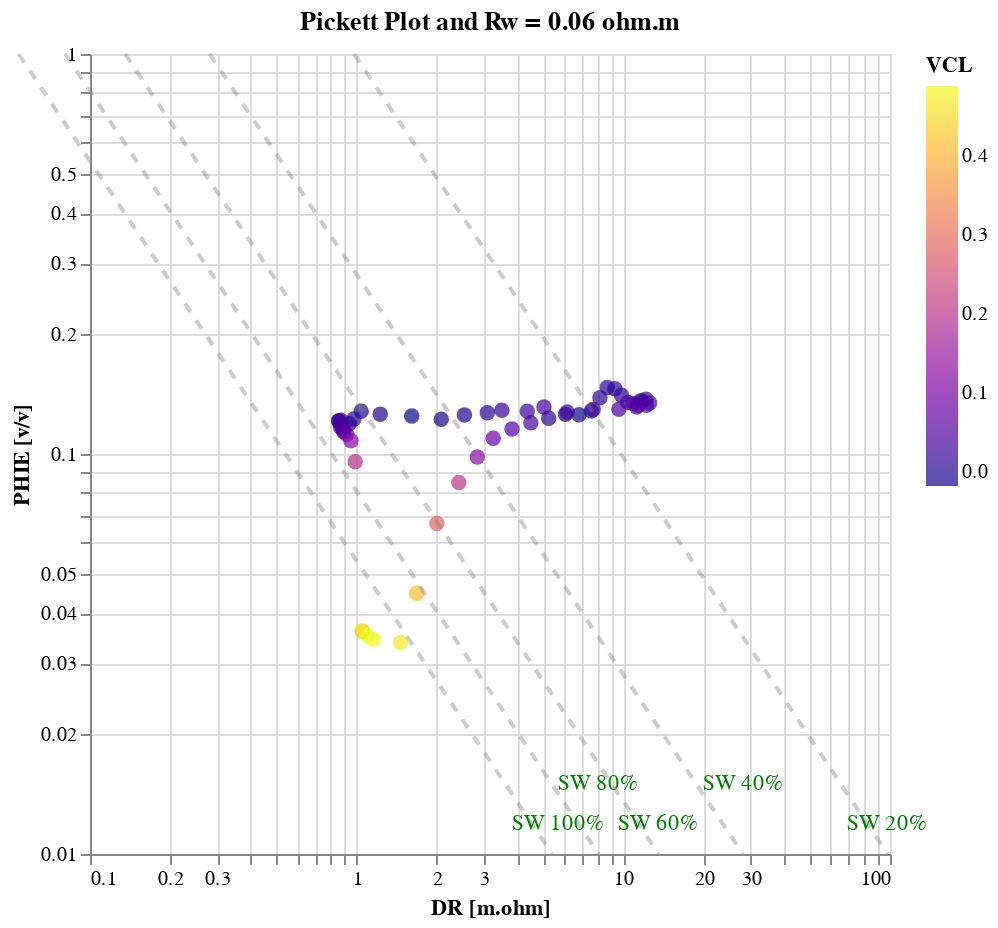

Here is the notebook cell this chart was saved with:
### Markdown cell above
#### **8.1.2. Choose the Water Resistivity**

### Code cell
pickett_plot(logs_archie, 4320, 4350, x_range=[0.1, 100], y_range=[0.01, 1], vcl_limit = 0.5, a = a, rwa = rw_input, m = m, n = n, z = "VCL")

### Figure 1 — Vega-Lite specification as saved in the notebook (floating-point values rounded to 4 significant figures)
{"config": {"view": {"continuousWidth": 300, "continuousHeight": 300}}, "layer": [{"data": {"name": "data-d427a9472072e1128eab91ca2d77f40e"}, "mark": {"type": "circle", "size": 60}, "encoding": {"color": {"field": "VCL", "scale": {"scheme": "plasma"}, "title": "VCL", "type": "quantitative"}, "tooltip": [{"field": "DEPT", "type": "quantitative"}, {"field": "DR", "type": "quantitative"}, {"field": "PHIE", "type": "quantitative"}, {"field": "VCL", "type": "quantitative"}], "x": {"field": "DR", "scale": {"domain": [0.1, 100], "type": "log"}, "title": "DR [m.ohm]", "type": "quantitative"}, "y": {"field": "PHIE", "scale": {"domain": [0.01, 1], "type": "log"}, "title": "PHIE [v/v]", "type": "quantitative"}}, "title": "Pickett Plot and Rw = 0.06 ohm.m"}, {"layer": [{"layer": [{"data": {"name": "data-1ac3cf76e20587fa21fcf646ceb8028e"}, "mark": {"type": "line", "opacity": 0.4}, "encoding": {"color": {"value": "grey"}, "strokeDash": {"value": [5, 5]}, "x": {"field": "DR", "type": "quantitative"}, "y": {"field": "PHIE", "type": "quantitative"}}, "title": "SW 100%", "transform": [{"calculate": "'SW 100%'", "as": "SW_label"}]}, {"data": {"name": "data-c7dc5cb1f04d2ddcb9721a290a088066"}, "mark": {"type": "text", "align": "left", "baseline": "middle", "dx": -20, "dy": -15}, "encoding": {"color": {"value": "green"}, "text": {"value": "SW 100%"}, "x": {"field": "DR", "type": "quantitative"}, "y": {"field": "PHIE", "type": "quantitative"}}}]}, {"layer": [{"data": {"name": "data-68c0cff4360d92f1d3dcafbdf5b81e91"}, "mark": {"type": "line", "opacity": 0.4}, "encoding": {"color": {"value": "grey"}, "strokeDash": {"value": [5, 5]}, "x": {"field": "DR", "type": "quantitative"}, "y": {"field": "PHIE", "type": "quantitative"}}, "title": "SW 80%", "transform": [{"calculate": "'SW 80%'", "as": "SW_label"}]}, {"data": {"name": "data-2e7f2af38a02a0be819322ac5a5b8608"}, "mark": {"type": "text", "align": "left", "baseline": "middle", "dx": -20, "dy": -35}, "encoding": {"color": {"value": "green"}, "text": {"value": "SW 80%"}, "x": {"field": "DR", "type": "quantitative"}, "y": {"field": "PHIE", "type": "quantitative"}}}]}, {"layer": [{"data": {"name": "data-8672d35ad67475c8448b70437e528005"}, "mark": {"type": "line", "opacity": 0.4}, "encoding": {"color": {"value": "grey"}, "strokeDash": {"value": [5, 5]}, "x": {"field": "DR", "type": "quantitative"}, "y": {"field": "PHIE", "type": "quantitative"}}, "title": "SW 60%", "transform": [{"calculate": "'SW 60%'", "as": "SW_label"}]}, {"data": {"name": "data-b8e8577e4607ef3c72255601b073f35f"}, "mark": {"type": "text", "align": "left", "baseline": "middle", "dx": -20, "dy": -15}, "encoding": {"color": {"value": "green"}, "text": {"value": "SW 60%"}, "x": {"field": "DR", "type": "quantitative"}, "y": {"field": "PHIE", "type": "quantitative"}}}]}, {"layer": [{"data": {"name": "data-07dd6ba6c5e464bc7dee5a7d34c8f16c"}, "mark": {"type": "line", "opacity": 0.4}, "encoding": {"color": {"value": "grey"}, "strokeDash": {"value": [5, 5]}, "x": {"field": "DR", "type": "quantitative"}, "y": {"field": "PHIE", "type": "quantitative"}}, "title": "SW 40%", "transform": [{"calculate": "'SW 40%'", "as": "SW_label"}]}, {"data": {"name": "data-e56ff09aa35f6daf5dad6ba84b7937bf"}, "mark": {"type": "text", "align": "left", "baseline": "middle", "dx": -20, "dy": -35}, "encoding": {"color": {"value": "green"}, "text": {"value": "SW 40%"}, "x": {"field": "DR", "type": "quantitative"}, "y": {"field": "PHIE", "type": "quantitative"}}}]}, {"layer": [{"data": {"name": "data-21aecd33715eb5daa263d72851e702b2"}, "mark": {"type": "line", "opacity": 0.4}, "encoding": {"color": {"value": "grey"}, "strokeDash": {"value": [5, 5]}, "x": {"field": "DR", "type": "quantitative"}, "y": {"field": "PHIE", "type": "quantitative"}}, "title": "SW 20%", "transform": [{"calculate": "'SW 20%'", "as": "SW_label"}]}, {"data": {"name": "data-60fd254311327cd1f5373fc379f65490"}, "mark": {"type": "text", "align": "left", "baseline": "middle", "dx": -20, "dy": -15}, "encoding": {"color": {"value": "green"}, "text": {"value": "SW 20%"}, "x": {"field": "DR", "type": "quantitative"}, "y": {"field": "PHIE", "type": "quantitative"}}}]}]}], "height": 400, "width": 400, "$schema": "https://vega.github.io/schema/vega-lite/v5.20.1.json", "datasets": {"data-d427a9472072e1128eab91ca2d77f40e": [{"WELL": "LLD-18", "DEPT": 4320.0, "GR": 83.62, "DR": 1.053, "SR": 1.058, "NPHI": 0.4428, "RHOB": 2.263, "DT": null, "VSH": 0.9231, "RW": 0.1016, "core_por": "", "core_perm": "", "VCLGR": 0.4528, "VCLRT": 0.3548, "VCLND": 0.4982, "VCL": 0.4528, "PHISw": null, "PHISwshc": null, "PHISrhg": null, "PHISrhgshc": null, "PHID": 0.1519, "PHIDshc": 0.07201, "PHI_SIMANDOUX": 0.6615, "PHIN": 0.004428, "PHINshc": 0.0, "PHIxND": 0.03601, "PHIE": 0.03601}, {"WELL": "LLD-18", "DEPT": 4320.0, "GR": 83.53, "DR": 1.048, "SR": 1.049, "NPHI": 0.466, "RHOB": 2.262, "DT": null, "VSH": 0.9217, "RW": 0.1016, "core_por": "", "core_perm": "", "VCLGR": 0.4515, "VCLRT": 0.3584, "VCLND": 0.5489, "VCL": 0.4515, "PHISw": null, "PHISwshc": null, "PHISrhg": null, "PHISrhgshc": null, "PHID": 0.152, "PHIDshc": 0.07232, "PHI_SIMANDOUX": 0.6605, "PHIN": 0.00466, "PHINshc": 0.0, "PHIxND": 0.03616, "PHIE": 0.03616}, {"WELL": "LLD-18", "DEPT": 4324.0, "GR": 85.87, "DR": 1.096, "SR": 1.052, "NPHI": 0.4503, "RHOB": 2.251, "DT": null, "VSH": 0.9602, "RW": 0.1016, "core_por": "", "core_perm": "", "VCLGR": 0.4885, "VCLRT": 0.3214, "VCLND": 0.5028, "VCL": 0.4885, "PHISw": null, "PHISwshc": null, "PHISrhg": null, "PHISrhgshc": null, "PHID": 0.1566, "PHIDshc": 0.07039, "PHI_SIMANDOUX": 0.6879, "PHIN": 0.004503, "PHINshc": 0.0, "PHIxND": 0.03519, "PHIE": 0.03519}, {"WELL": "LLD-18", "DEPT": 4324.0, "GR": 85.85, "DR": 1.154, "SR": 1.061, "NPHI": 0.4338, "RHOB": 2.255, "DT": null, "VSH": 0.96, "RW": 0.1016, "core_por": "", "core_perm": "", "VCLGR": 0.4883, "VCLRT": 0.2796, "VCLND": 0.4709, "VCL": 0.4883, "PHISw": null, "PHISwshc": null, "PHISrhg": null, "PHISrhgshc": null, "PHID": 0.1549, "PHIDshc": 0.06874, "PHI_SIMANDOUX": 0.6876, "PHIN": 0.004338, "PHINshc": 0.0, "PHIxND": 0.03437, "PHIE": 0.03437}, {"WELL": "LLD-18", "DEPT": 4326.0, "GR": 84.69, "DR": 1.458, "SR": 1.237, "NPHI": 0.4345, "RHOB": 2.266, "DT": null, "VSH": 0.9407, "RW": 0.1016, "core_por": "", "core_perm": "", "VCLGR": 0.4696, "VCLRT": 0.1689, "VCLND": 0.4838, "VCL": 0.4696, "PHISw": null, "PHISwshc": null, "PHISrhg": null, "PHISrhgshc": null, "PHID": 0.1504, "PHIDshc": 0.06757, "PHI_SIMANDOUX": 0.6736, "PHIN": 0.004345, "PHINshc": 0.0, "PHIxND": 0.03378, "PHIE": 0.03378}, {"WELL": "LLD-18", "DEPT": 4326.0, "GR": 81.23, "DR": 1.678, "SR": 1.369, "NPHI": 0.4075, "RHOB": 2.234, "DT": null, "VSH": 0.8838, "RW": 0.1015, "core_por": "", "core_perm": "", "VCLGR": 0.4167, "VCLRT": 0.081, "VCLND": 0.3921, "VCL": 0.4167, "PHISw": null, "PHISwshc": null, "PHISrhg": null, "PHISrhgshc": null, "PHID": 0.1633, "PHIDshc": 0.08972, "PHI_SIMANDOUX": 0.6355, "PHIN": 0.004075, "PHINshc": 0.0, "PHIxND": 0.04486, "PHIE": 0.04486}, {"WELL": "LLD-18", "DEPT": 4327.0, "GR": 71.98, "DR": 2.0, "SR": 1.513, "NPHI": 0.422, "RHOB": 2.177, "DT": null, "VSH": 0.7311, "RW": 0.1015, "core_por": "", "core_perm": "", "VCLGR": 0.2917, "VCLRT": null, "VCLND": 0.3673, "VCL": 0.2917, "PHISw": null, "PHISwshc": null, "PHISrhg": null, "PHISrhgshc": null, "PHID": 0.1856, "PHIDshc": 0.1341, "PHI_SIMANDOUX": 0.5334, "PHIN": 0.00422, "PHINshc": 0.0, "PHIxND": 0.06705, "PHIE": 0.06705}, {"WELL": "LLD-18", "DEPT": 4328.0, "GR": 64.02, "DR": 2.416, "SR": 1.763, "NPHI": 0.4071, "RHOB": 2.127, "DT": null, "VSH": 0.5997, "RW": 0.1015, "core_por": "", "core_perm": "", "VCLGR": 0.201, "VCLRT": null, "VCLND": 0.2851, "VCL": 0.201, "PHISw": null, "PHISwshc": null, "PHISrhg": null, "PHISrhgshc": null, "PHID": 0.2051, "PHIDshc": 0.1696, "PHI_SIMANDOUX": 0.4482, "PHIN": 0.004071, "PHINshc": 0.0, "PHIxND": 0.08481, "PHIE": 0.08481}, {"WELL": "LLD-18", "DEPT": 4328.0, "GR": 55.89, "DR": 2.833, "SR": 2.086, "NPHI": 0.3829, "RHOB": 2.094, "DT": null, "VSH": 0.4657, "RW": 0.1015, "core_por": "", "core_perm": "", "VCLGR": 0.1221, "VCLRT": null, "VCLND": 0.1988, "VCL": 0.1221, "PHISw": null, "PHISwshc": null, "PHISrhg": null, "PHISrhgshc": null, "PHID": 0.2182, "PHIDshc": 0.1967, "PHI_SIMANDOUX": 0.3637, "PHIN": 0.003829, "PHINshc": 0.0, "PHIxND": 0.09833, "PHIE": 0.09833}, {"WELL": "LLD-18", "DEPT": 4328.0, "GR": 51.26, "DR": 3.252, "SR": 2.467, "NPHI": 0.3861, "RHOB": 2.054, "DT": null, "VSH": 0.3892, "RW": 0.1015, "core_por": "", "core_perm": "", "VCLGR": 0.08242, "VCLRT": null, "VCLND": 0.1668, "VCL": 0.08242, "PHISw": null, "PHISwshc": null, "PHISrhg": null, "PHISrhgshc": null, "PHID": 0.2336, "PHIDshc": 0.2191, "PHI_SIMANDOUX": 0.321, "PHIN": 0.003861, "PHINshc": 0.0, "PHIxND": 0.1095, "PHIE": 0.1095}, {"WELL": "LLD-18", "DEPT": 4329.0, "GR": 48.17, "DR": 3.823, "SR": 2.888, "NPHI": 0.3789, "RHOB": 2.035, "DT": null, "VSH": 0.3383, "RW": 0.1015, "core_por": "", "core_perm": "", "VCLGR": 0.05796, "VCLRT": null, "VCLND": 0.1317, "VCL": 0.05796, "PHISw": null, "PHISwshc": null, "PHISrhg": null, "PHISrhgshc": null, "PHID": 0.2412, "PHIDshc": 0.231, "PHI_SIMANDOUX": 0.2938, "PHIN": 0.003789, "PHINshc": 0.0, "PHIxND": 0.1155, "PHIE": 0.1155}, {"WELL": "LLD-18", "DEPT": 4330.0, "GR": 45.73, "DR": 4.499, "SR": 3.504, "NPHI": 0.3689, "RHOB": 2.022, "DT": null, "VSH": 0.2981, "RW": 0.1015, "core_por": "", "core_perm": "", "VCLGR": 0.03969, "VCLRT": null, "VCLND": 0.09694, "VCL": 0.03969, "PHISw": null, "PHISwshc": null, "PHISrhg": null, "PHISrhgshc": null, "PHID": 0.2463, "PHIDshc": 0.2393, "PHI_SIMANDOUX": 0.2734, "PHIN": 0.003689, "PHINshc": 0.0, "PHIxND": 0.1196, "PHIE": 0.1196}, {"WELL": "LLD-18", "DEPT": 4330.0, "GR": 40.81, "DR": 5.249, "SR": 4.13, "NPHI": 0.3544, "RHOB": 2.024, "DT": null, "VSH": 0.2168, "RW": 0.1015, "core_por": "", "core_perm": "", "VCLGR": 0.005316, "VCLRT": null, "VCLND": 0.06713, "VCL": 0.005316, "PHISw": null, "PHISwshc": null, "PHISrhg": null, "PHISrhgshc": null, "PHID": 0.2455, "PHIDshc": 0.2446, "PHI_SIMANDOUX": 0.2316, "PHIN": 0.003544, "PHINshc": 0.001152, "PHIxND": 0.1229, "PHIE": 0.1229}, {"WELL": "LLD-18", "DEPT": 4330.0, "GR": 37.99, "DR": 6.07, "SR": 4.837, "NPHI": 0.3335, "RHOB": 2.038, "DT": null, "VSH": 0.1703, "RW": 0.1015, "core_por": "", "core_perm": "", "VCLGR": -0.01288, "VCLRT": null, "VCLND": 0.03562, "VCL": -0.01288, "PHISw": null, "PHISwshc": null, "PHISrhg": null, "PHISrhgshc": null, "PHID": 0.2398, "PHIDshc": 0.2421, "PHI_SIMANDOUX": 0.208, "PHIN": 0.003335, "PHINshc": 0.00913, "PHIxND": 0.1256, "PHIE": 0.1256}, {"WELL": "LLD-18", "DEPT": 4331.0, "GR": 37.46, "DR": 6.815, "SR": 5.851, "NPHI": 0.3326, "RHOB": 2.045, "DT": null, "VSH": 0.1615, "RW": 0.1015, "core_por": "", "core_perm": "", "VCLGR": -0.01622, "VCLRT": null, "VCLND": 0.0402, "VCL": -0.01622, "PHISw": null, "PHISwshc": null, "PHISrhg": null, "PHISrhgshc": null, "PHID": 0.2373, "PHIDshc": 0.2401, "PHI_SIMANDOUX": 0.2029, "PHIN": 0.003326, "PHINshc": 0.01062, "PHIxND": 0.1254, "PHIE": 0.1254}, {"WELL": "LLD-18", "DEPT": 4332.0, "GR": 40.39, "DR": 7.583, "SR": 6.936, "NPHI": 0.3376, "RHOB": 2.001, "DT": null, "VSH": 0.2098, "RW": 0.1015, "core_por": "", "core_perm": "", "VCLGR": 0.002532, "VCLRT": null, "VCLND": 0.007626, "VCL": 0.002532, "PHISw": null, "PHISwshc": null, "PHISrhg": null, "PHISrhgshc": null, "PHID": 0.2544, "PHIDshc": 0.254, "PHI_SIMANDOUX": 0.2332, "PHIN": 0.003376, "PHINshc": 0.002236, "PHIxND": 0.1281, "PHIE": 0.1281}, {"WELL": "LLD-18", "DEPT": 4332.0, "GR": 41.52, "DR": 8.173, "SR": 8.085, "NPHI": 0.3487, "RHOB": 1.941, "DT": null, "VSH": 0.2285, "RW": 0.1015, "core_por": "", "core_perm": "", "VCLGR": 0.01005, "VCLRT": null, "VCLND": -0.02828, "VCL": 0.01005, "PHISw": null, "PHISwshc": null, "PHISrhg": null, "PHISrhgshc": null, "PHID": 0.2782, "PHIDshc": 0.2764, "PHI_SIMANDOUX": 0.2546, "PHIN": 0.003487, "PHINshc": 0.0, "PHIxND": 0.1382, "PHIE": 0.1382}, {"WELL": "LLD-18", "DEPT": 4332.0, "GR": 41.69, "DR": 8.701, "SR": 9.091, "NPHI": 0.3757, "RHOB": 1.897, "DT": null, "VSH": 0.2314, "RW": 0.1015, "core_por": "", "core_perm": "", "VCLGR": 0.01125, "VCLRT": null, "VCLND": -0.01211, "VCL": 0.01125, "PHISw": null, "PHISwshc": null, "PHISrhg": null, "PHISrhgshc": null, "PHID": 0.2952, "PHIDshc": 0.2932, "PHI_SIMANDOUX": 0.2652, "PHIN": 0.003757, "PHINshc": 0.0, "PHIxND": 0.1466, "PHIE": 0.1466}, {"WELL": "LLD-18", "DEPT": 4333.0, "GR": 41.23, "DR": 9.3, "SR": 10.18, "NPHI": 0.3858, "RHOB": 1.904, "DT": null, "VSH": 0.2237, "RW": 0.1015, "core_por": "", "core_perm": "", "VCLGR": 0.008127, "VCLRT": null, "VCLND": 0.01689, "VCL": 0.008127, "PHISw": null, "PHISwshc": null, "PHISrhg": null, "PHISrhgshc": null, "PHID": 0.2925, "PHIDshc": 0.291, "PHI_SIMANDOUX": 0.2604, "PHIN": 0.003858, "PHINshc": 0.0002011, "PHIxND": 0.1456, "PHIE": 0.1456}, {"WELL": "LLD-18", "DEPT": 4334.0, "GR": 41.83, "DR": 9.841, "SR": 11.41, "NPHI": 0.3904, "RHOB": 1.929, "DT": null, "VSH": 0.2336, "RW": 0.1015, "core_por": "", "core_perm": "", "VCLGR": 0.01217, "VCLRT": null, "VCLND": 0.05154, "VCL": 0.01217, "PHISw": null, "PHISwshc": null, "PHISrhg": null, "PHISrhgshc": null, "PHID": 0.2828, "PHIDshc": 0.2806, "PHI_SIMANDOUX": 0.2594, "PHIN": 0.003904, "PHINshc": 0.0, "PHIxND": 0.1403, "PHIE": 0.1403}, {"WELL": "LLD-18", "DEPT": 4334.0, "GR": 45.65, "DR": 10.39, "SR": 12.44, "NPHI": 0.389, "RHOB": 1.946, "DT": null, "VSH": 0.2967, "RW": 0.1015, "core_por": "", "core_perm": "", "VCLGR": 0.03909, "VCLRT": null, "VCLND": 0.06547, "VCL": 0.03909, "PHISw": null, "PHISwshc": null, "PHISrhg": null, "PHISrhgshc": null, "PHID": 0.2761, "PHIDshc": 0.2692, "PHI_SIMANDOUX": 0.2866, "PHIN": 0.00389, "PHINshc": 0.0, "PHIxND": 0.1346, "PHIE": 0.1346}, {"WELL": "LLD-18", "DEPT": 4334.0, "GR": 45.59, "DR": 10.89, "SR": 13.57, "NPHI": 0.4024, "RHOB": 1.951, "DT": null, "VSH": 0.2956, "RW": 0.1015, "core_por": "", "core_perm": "", "VCLGR": 0.03861, "VCLRT": null, "VCLND": 0.09953, "VCL": 0.03861, "PHISw": null, "PHISwshc": null, "PHISrhg": null, "PHISrhgshc": null, "PHID": 0.2742, "PHIDshc": 0.2674, "PHI_SIMANDOUX": 0.2851, "PHIN": 0.004024, "PHINshc": 0.0, "PHIxND": 0.1337, "PHIE": 0.1337}, {"WELL": "LLD-18", "DEPT": 4335.0, "GR": 46.83, "DR": 11.4, "SR": 14.91, "NPHI": 0.4187, "RHOB": 1.953, "DT": null, "VSH": 0.3161, "RW": 0.1015, "core_por": "", "core_perm": "", "VCLGR": 0.04777, "VCLRT": null, "VCLND": 0.1379, "VCL": 0.04777, "PHISw": null, "PHISwshc": null, "PHISrhg": null, "PHISrhgshc": null, "PHID": 0.2732, "PHIDshc": 0.2648, "PHI_SIMANDOUX": 0.2954, "PHIN": 0.004187, "PHINshc": 0.0, "PHIxND": 0.1324, "PHIE": 0.1324}, {"WELL": "LLD-18", "DEPT": 4336.0, "GR": 43.63, "DR": 11.58, "SR": 15.96, "NPHI": 0.4355, "RHOB": 1.947, "DT": null, "VSH": 0.2633, "RW": 0.1015, "core_por": "", "core_perm": "", "VCLGR": 0.02458, "VCLRT": null, "VCLND": 0.1688, "VCL": 0.02458, "PHISw": null, "PHISwshc": null, "PHISrhg": null, "PHISrhgshc": null, "PHID": 0.2755, "PHIDshc": 0.2712, "PHI_SIMANDOUX": 0.2695, "PHIN": 0.004355, "PHINshc": 0.0, "PHIxND": 0.1356, "PHIE": 0.1356}, {"WELL": "LLD-18", "DEPT": 4336.0, "GR": 44.2, "DR": 11.76, "SR": 16.24, "NPHI": 0.4227, "RHOB": 1.946, "DT": null, "VSH": 0.2727, "RW": 0.1014, "core_por": "", "core_perm": "", "VCLGR": 0.0286, "VCLRT": null, "VCLND": 0.1391, "VCL": 0.0286, "PHISw": null, "PHISwshc": null, "PHISrhg": null, "PHISrhgshc": null, "PHID": 0.2762, "PHIDshc": 0.2711, "PHI_SIMANDOUX": 0.2745, "PHIN": 0.004227, "PHINshc": 0.0, "PHIxND": 0.1356, "PHIE": 0.1356}, {"WELL": "LLD-18", "DEPT": 4336.0, "GR": 42.87, "DR": 12.16, "SR": 15.01, "NPHI": 0.4332, "RHOB": 1.942, "DT": null, "VSH": 0.2508, "RW": 0.1014, "core_por": "", "core_perm": "", "VCLGR": 0.01928, "VCLRT": null, "VCLND": 0.1586, "VCL": 0.01928, "PHISw": null, "PHISwshc": null, "PHISrhg": null, "PHISrhgshc": null, "PHID": 0.2776, "PHIDshc": 0.2742, "PHI_SIMANDOUX": 0.2645, "PHIN": 0.004332, "PHINshc": 0.0, "PHIxND": 0.1371, "PHIE": 0.1371}, {"WELL": "LLD-18", "DEPT": 4337.0, "GR": 45.55, "DR": 12.55, "SR": 13.83, "NPHI": 0.4232, "RHOB": 1.949, "DT": null, "VSH": 0.295, "RW": 0.1014, "core_por": "", "core_perm": "", "VCLGR": 0.03831, "VCLRT": null, "VCLND": 0.1432, "VCL": 0.03831, "PHISw": null, "PHISwshc": null, "PHISrhg": null, "PHISrhgshc": null, "PHID": 0.275, "PHIDshc": 0.2683, "PHI_SIMANDOUX": 0.2852, "PHIN": 0.004232, "PHINshc": 0.0, "PHIxND": 0.1341, "PHIE": 0.1341}, {"WELL": "LLD-18", "DEPT": 4338.0, "GR": 47.49, "DR": 12.22, "SR": 12.29, "NPHI": 0.4356, "RHOB": 1.951, "DT": null, "VSH": 0.327, "RW": 0.1014, "core_por": "", "core_perm": "", "VCLGR": 0.05274, "VCLRT": null, "VCLND": 0.173, "VCL": 0.05274, "PHISw": null, "PHISwshc": null, "PHISrhg": null, "PHISrhgshc": null, "PHID": 0.274, "PHIDshc": 0.2647, "PHI_SIMANDOUX": 0.3016, "PHIN": 0.004356, "PHINshc": 0.0, "PHIxND": 0.1323, "PHIE": 0.1323}, {"WELL": "LLD-18", "DEPT": 4338.0, "GR": 47.87, "DR": 11.23, "SR": 10.55, "NPHI": 0.4356, "RHOB": 1.957, "DT": null, "VSH": 0.3333, "RW": 0.1014, "core_por": "", "core_perm": "", "VCLGR": 0.05564, "VCLRT": null, "VCLND": 0.1783, "VCL": 0.05564, "PHISw": null, "PHISwshc": null, "PHISrhg": null, "PHISrhgshc": null, "PHID": 0.2719, "PHIDshc": 0.2621, "PHI_SIMANDOUX": 0.3041, "PHIN": 0.004356, "PHINshc": 0.0, "PHIxND": 0.131, "PHIE": 0.131}, {"WELL": "LLD-18", "DEPT": 4338.0, "GR": 46.41, "DR": 9.622, "SR": 8.933, "NPHI": 0.4162, "RHOB": 1.97, "DT": null, "VSH": 0.3091, "RW": 0.1014, "core_por": "", "core_perm": "", "VCLGR": 0.04463, "VCLRT": null, "VCLND": 0.1491, "VCL": 0.04463, "PHISw": null, "PHISwshc": null, "PHISrhg": null, "PHISrhgshc": null, "PHID": 0.2666, "PHIDshc": 0.2588, "PHI_SIMANDOUX": 0.2886, "PHIN": 0.004162, "PHINshc": 0.0, "PHIxND": 0.1294, "PHIE": 0.1294}, {"WELL": "LLD-18", "DEPT": 4339.0, "GR": 44.69, "DR": 7.708, "SR": 7.096, "NPHI": 0.4216, "RHOB": 1.977, "DT": null, "VSH": 0.2809, "RW": 0.1014, "core_por": "", "core_perm": "", "VCLGR": 0.03215, "VCLRT": null, "VCLND": 0.1677, "VCL": 0.03215, "PHISw": null, "PHISwshc": null, "PHISrhg": null, "PHISrhgshc": null, "PHID": 0.264, "PHIDshc": 0.2583, "PHI_SIMANDOUX": 0.2726, "PHIN": 0.004216, "PHINshc": 0.0, "PHIxND": 0.1291, "PHIE": 0.1291}, {"WELL": "LLD-18", "DEPT": 4340.0, "GR": 45.87, "DR": 6.157, "SR": 5.789, "NPHI": 0.418, "RHOB": 1.982, "DT": null, "VSH": 0.3004, "RW": 0.1014, "core_por": "", "core_perm": "", "VCLGR": 0.04071, "VCLRT": null, "VCLND": 0.1649, "VCL": 0.04071, "PHISw": null, "PHISwshc": null, "PHISrhg": null, "PHISrhgshc": null, "PHID": 0.262, "PHIDshc": 0.2548, "PHI_SIMANDOUX": 0.2818, "PHIN": 0.00418, "PHINshc": 0.0, "PHIxND": 0.1274, "PHIE": 0.1274}, {"WELL": "LLD-18", "DEPT": 4340.0, "GR": 45.61, "DR": 5.037, "SR": 4.449, "NPHI": 0.4193, "RHOB": 1.964, "DT": null, "VSH": 0.296, "RW": 0.1014, "core_por": "", "core_perm": "", "VCLGR": 0.03875, "VCLRT": null, "VCLND": 0.1497, "VCL": 0.03875, "PHISw": null, "PHISwshc": null, "PHISrhg": null, "PHISrhgshc": null, "PHID": 0.2691, "PHIDshc": 0.2622, "PHI_SIMANDOUX": 0.2829, "PHIN": 0.004193, "PHINshc": 0.0, "PHIxND": 0.1311, "PHIE": 0.1311}, {"WELL": "LLD-18", "DEPT": 4340.0, "GR": 44.77, "DR": 4.364, "SR": 3.348, "NPHI": 0.4367, "RHOB": 1.983, "DT": null, "VSH": 0.2821, "RW": 0.1014, "core_por": "", "core_perm": "", "VCLGR": 0.03266, "VCLRT": null, "VCLND": 0.2071, "VCL": 0.03266, "PHISw": null, "PHISwshc": null, "PHISrhg": null, "PHISrhgshc": null, "PHID": 0.2615, "PHIDshc": 0.2557, "PHI_SIMANDOUX": 0.272, "PHIN": 0.004367, "PHINshc": 0.0, "PHIxND": 0.1279, "PHIE": 0.1279}, {"WELL": "LLD-18", "DEPT": 4341.0, "GR": 41.95, "DR": 3.502, "SR": 2.424, "NPHI": 0.4244, "RHOB": 1.988, "DT": null, "VSH": 0.2356, "RW": 0.1014, "core_por": "", "core_perm": "", "VCLGR": 0.01298, "VCLRT": null, "VCLND": 0.185, "VCL": 0.01298, "PHISw": null, "PHISwshc": null, "PHISrhg": null, "PHISrhgshc": null, "PHID": 0.2596, "PHIDshc": 0.2573, "PHI_SIMANDOUX": 0.2479, "PHIN": 0.004244, "PHINshc": 0.0, "PHIxND": 0.1286, "PHIE": 0.1286}, {"WELL": "LLD-18", "DEPT": 4342.0, "GR": 40.68, "DR": 3.09, "SR": 2.067, "NPHI": 0.4053, "RHOB": 2.006, "DT": null, "VSH": 0.2147, "RW": 0.1014, "core_por": "", "core_perm": "", "VCLGR": 0.004479, "VCLRT": null, "VCLND": 0.1613, "VCL": 0.004479, "PHISw": null, "PHISwshc": null, "PHISrhg": null, "PHISrhgshc": null, "PHID": 0.2524, "PHIDshc": 0.2516, "PHI_SIMANDOUX": 0.2343, "PHIN": 0.004053, "PHINshc": 0.002038, "PHIxND": 0.1268, "PHIE": 0.1268}, {"WELL": "LLD-18", "DEPT": 4342.0, "GR": 38.82, "DR": 2.536, "SR": 1.663, "NPHI": 0.3774, "RHOB": 2.033, "DT": null, "VSH": 0.1839, "RW": 0.1014, "core_por": "", "core_perm": "", "VCLGR": -0.007643, "VCLRT": null, "VCLND": 0.1268, "VCL": -0.007643, "PHISw": null, "PHISwshc": null, "PHISrhg": null, "PHISrhgshc": null, "PHID": 0.2418, "PHIDshc": 0.2432, "PHI_SIMANDOUX": 0.2148, "PHIN": 0.003774, "PHINshc": 0.007214, "PHIxND": 0.1252, "PHIE": 0.1252}, {"WELL": "LLD-18", "DEPT": 4342.0, "GR": 38.59, "DR": 2.077, "SR": 1.34, "NPHI": 0.3848, "RHOB": 2.052, "DT": null, "VSH": 0.1802, "RW": 0.1014, "core_por": "", "core_perm": "", "VCLGR": -0.009086, "VCLRT": null, "VCLND": 0.1613, "VCL": -0.009086, "PHISw": null, "PHISwshc": null, "PHISrhg": null, "PHISrhgshc": null, "PHID": 0.2346, "PHIDshc": 0.2362, "PHI_SIMANDOUX": 0.2092, "PHIN": 0.003848, "PHINshc": 0.007936, "PHIxND": 0.1221, "PHIE": 0.1221}, {"WELL": "LLD-18", "DEPT": 4343.0, "GR": 37.31, "DR": 1.609, "SR": 1.132, "NPHI": 0.3938, "RHOB": 2.052, "DT": null, "VSH": 0.159, "RW": 0.1014, "core_por": "", "core_perm": "", "VCLGR": -0.01714, "VCLRT": 0.1104, "VCLND": 0.1818, "VCL": -0.01714, "PHISw": null, "PHISwshc": null, "PHISrhg": null, "PHISrhgshc": null, "PHID": 0.2344, "PHIDshc": 0.2374, "PHI_SIMANDOUX": 0.2003, "PHIN": 0.003938, "PHINshc": 0.01165, "PHIxND": 0.1245, "PHIE": 0.1245}, {"WELL": "LLD-18", "DEPT": 4344.0, "GR": 39.86, "DR": 1.226, "SR": 1.001, "NPHI": 0.4, "RHOB": 2.021, "DT": null, "VSH": 0.2011, "RW": 0.1014, "core_por": "", "core_perm": "", "VCLGR": -0.0009437, "VCLRT": 0.2672, "VCLND": 0.1639, "VCL": -0.0009437, "PHISw": null, "PHISwshc": null, "PHISrhg": null, "PHISrhgshc": null, "PHID": 0.2468, "PHIDshc": 0.247, "PHI_SIMANDOUX": 0.2251, "PHIN": 0.004, "PHINshc": 0.004425, "PHIxND": 0.1257, "PHIE": 0.1257}, {"WELL": "LLD-18", "DEPT": 4344.0, "GR": 39.4, "DR": 1.04, "SR": 0.9532, "NPHI": 0.4185, "RHOB": 2.015, "DT": null, "VSH": 0.1935, "RW": 0.1014, "core_por": "", "core_perm": "", "VCLGR": -0.00393, "VCLRT": 0.3654, "VCLND": 0.1984, "VCL": -0.00393, "PHISw": null, "PHISwshc": null, "PHISrhg": null, "PHISrhgshc": null, "PHID": 0.2492, "PHIDshc": 0.2499, "PHI_SIMANDOUX": 0.2231, "PHIN": 0.004185, "PHINshc": 0.005953, "PHIxND": 0.1279, "PHIE": 0.1279}, {"WELL": "LLD-18", "DEPT": 4344.0, "GR": 40.92, "DR": 0.9759, "SR": 0.9061, "NPHI": 0.409, "RHOB": 2.027, "DT": null, "VSH": 0.2186, "RW": 0.1014, "core_por": "", "core_perm": "", "VCLGR": 0.006064, "VCLRT": 0.4222, "VCLND": 0.1895, "VCL": 0.006064, "PHISw": null, "PHISwshc": null, "PHISrhg": null, "PHISrhgshc": null, "PHID": 0.2445, "PHIDshc": 0.2434, "PHI_SIMANDOUX": 0.2319, "PHIN": 0.00409, "PHINshc": 0.001361, "PHIxND": 0.1224, "PHIE": 0.1224}, {"WELL": "LLD-18", "DEPT": 4345.0, "GR": 39.74, "DR": 0.9371, "SR": 0.8611, "NPHI": 0.3821, "RHOB": 2.056, "DT": null, "VSH": 0.1991, "RW": 0.1014, "core_por": "", "core_perm": "", "VCLGR": -0.001708, "VCLRT": 0.4604, "VCLND": 0.1593, "VCL": -0.001708, "PHISw": null, "PHISwshc": null, "PHISrhg": null, "PHISrhgshc": null, "PHID": 0.2331, "PHIDshc": 0.2334, "PHI_SIMANDOUX": 0.2168, "PHIN": 0.003821, "PHINshc": 0.00459, "PHIxND": 0.119, "PHIE": 0.119}, {"WELL": "LLD-18", "DEPT": 4346.0, "GR": 41.33, "DR": 0.8908, "SR": 0.8319, "NPHI": 0.3844, "RHOB": 2.059, "DT": null, "VSH": 0.2254, "RW": 0.1013, "core_por": "", "core_perm": "", "VCLGR": 0.008795, "VCLRT": 0.5103, "VCLND": 0.1681, "VCL": 0.008795, "PHISw": null, "PHISwshc": null, "PHISrhg": null, "PHISrhgshc": null, "PHID": 0.2316, "PHIDshc": 0.2301, "PHI_SIMANDOUX": 0.2285, "PHIN": 0.003844, "PHINshc": 0.0, "PHIxND": 0.115, "PHIE": 0.115}, {"WELL": "LLD-18", "DEPT": 4346.0, "GR": 42.77, "DR": 0.8704, "SR": 0.835, "NPHI": 0.3653, "RHOB": 2.047, "DT": null, "VSH": 0.2492, "RW": 0.1013, "core_por": "", "core_perm": "", "VCLGR": 0.01864, "VCLRT": 0.534, "VCLND": 0.1141, "VCL": 0.01864, "PHISw": null, "PHISwshc": null, "PHISrhg": null, "PHISrhgshc": null, "PHID": 0.2364, "PHIDshc": 0.2331, "PHI_SIMANDOUX": 0.2429, "PHIN": 0.003653, "PHINshc": 0.0, "PHIxND": 0.1166, "PHIE": 0.1166}, {"WELL": "LLD-18", "DEPT": 4346.0, "GR": 43.23, "DR": 0.8569, "SR": 0.8417, "NPHI": 0.4117, "RHOB": 2.022, "DT": null, "VSH": 0.2568, "RW": 0.1013, "core_por": "", "core_perm": "", "VCLGR": 0.02183, "VCLRT": 0.5503, "VCLND": 0.1912, "VCL": 0.02183, "PHISw": null, "PHISwshc": null, "PHISrhg": null, "PHISrhgshc": null, "PHID": 0.2461, "PHIDshc": 0.2423, "PHI_SIMANDOUX": 0.2515, "PHIN": 0.004117, "PHINshc": 0.0, "PHIxND": 0.1211, "PHIE": 0.1211}, {"WELL": "LLD-18", "DEPT": 4347.0, "GR": 44.27, "DR": 0.8572, "SR": 0.8447, "NPHI": 0.3989, "RHOB": 2.021, "DT": null, "VSH": 0.274, "RW": 0.1013, "core_por": "", "core_perm": "", "VCLGR": 0.02915, "VCLRT": 0.5499, "VCLND": 0.1621, "VCL": 0.02915, "PHISw": null, "PHISwshc": null, "PHISrhg": null, "PHISrhgshc": null, "PHID": 0.2465, "PHIDshc": 0.2414, "PHI_SIMANDOUX": 0.2606, "PHIN": 0.003989, "PHINshc": 0.0, "PHIxND": 0.1207, "PHIE": 0.1207}, {"WELL": "LLD-18", "DEPT": 4348.0, "GR": 44.39, "DR": 0.8716, "SR": 0.8521, "NPHI": 0.4164, "RHOB": 2.017, "DT": null, "VSH": 0.2759, "RW": 0.1013, "core_por": "", "core_perm": "", "VCLGR": 0.02996, "VCLRT": 0.5326, "VCLND": 0.1962, "VCL": 0.02996, "PHISw": null, "PHISwshc": null, "PHISrhg": null, "PHISrhgshc": null, "PHID": 0.2482, "PHIDshc": 0.2429, "PHI_SIMANDOUX": 0.2624, "PHIN": 0.004164, "PHINshc": 0.0, "PHIxND": 0.1215, "PHIE": 0.1215}, {"WELL": "LLD-18", "DEPT": 4348.0, "GR": 46.56, "DR": 0.8847, "SR": 0.8549, "NPHI": 0.3972, "RHOB": 2.036, "DT": null, "VSH": 0.3116, "RW": 0.1013, "core_por": "", "core_perm": "", "VCLGR": 0.04575, "VCLRT": 0.5173, "VCLND": 0.1726, "VCL": 0.04575, "PHISw": null, "PHISwshc": null, "PHISrhg": null, "PHISrhgshc": null, "PHID": 0.2409, "PHIDshc": 0.2328, "PHI_SIMANDOUX": 0.2785, "PHIN": 0.003972, "PHINshc": 0.0, "PHIxND": 0.1164, "PHIE": 0.1164}, {"WELL": "LLD-18", "DEPT": 4348.0, "GR": 47.32, "DR": 0.8945, "SR": 0.8669, "NPHI": 0.3793, "RHOB": 2.047, "DT": null, "VSH": 0.3243, "RW": 0.1013, "core_por": "", "core_perm": "", "VCLGR": 0.05152, "VCLRT": 0.5061, "VCLND": 0.145, "VCL": 0.05152, "PHISw": null, "PHISwshc": null, "PHISrhg": null, "PHISrhgshc": null, "PHID": 0.2363, "PHIDshc": 0.2272, "PHI_SIMANDOUX": 0.2837, "PHIN": 0.003793, "PHINshc": 0.0, "PHIxND": 0.1136, "PHIE": 0.1136}, {"WELL": "LLD-18", "DEPT": 4349.0, "GR": 51.38, "DR": 0.9171, "SR": 0.8934, "NPHI": 0.3795, "RHOB": 2.042, "DT": null, "VSH": 0.3912, "RW": 0.1013, "core_por": "", "core_perm": "", "VCLGR": 0.08339, "VCLRT": 0.4814, "VCLND": 0.1396, "VCL": 0.08339, "PHISw": null, "PHISwshc": null, "PHISrhg": null, "PHISrhgshc": null, "PHID": 0.2386, "PHIDshc": 0.2239, "PHI_SIMANDOUX": 0.324, "PHIN": 0.003795, "PHINshc": 0.0, "PHIxND": 0.112, "PHIE": 0.112}, {"WELL": "LLD-18", "DEPT": 4350.0, "GR": 56.0, "DR": 0.9517, "SR": 0.9416, "NPHI": 0.419, "RHOB": 2.044, "DT": null, "VSH": 0.4675, "RW": 0.1013, "core_por": "", "core_perm": "", "VCLGR": 0.1231, "VCLRT": 0.4457, "VCLND": 0.2289, "VCL": 0.1231, "PHISw": null, "PHISwshc": null, "PHISrhg": null, "PHISrhgshc": null, "PHID": 0.2376, "PHIDshc": 0.2159, "PHI_SIMANDOUX": 0.3708, "PHIN": 0.00419, "PHINshc": 0.0, "PHIxND": 0.1079, "PHIE": 0.1079}, {"WELL": "LLD-18", "DEPT": 4350.0, "GR": 63.6, "DR": 0.9876, "SR": 0.99, "NPHI": 0.385, "RHOB": 2.074, "DT": null, "VSH": 0.5929, "RW": 0.1013, "core_por": "", "core_perm": "", "VCLGR": 0.1966, "VCLRT": 0.4113, "VCLND": 0.1835, "VCL": 0.1966, "PHISw": null, "PHISwshc": null, "PHISrhg": null, "PHISrhgshc": null, "PHID": 0.2261, "PHIDshc": 0.1914, "PHI_SIMANDOUX": 0.4487, "PHIN": 0.00385, "PHINshc": 0.0, "PHIxND": 0.09569, "PHIE": 0.09569}], "data-1ac3cf76e20587fa21fcf646ceb8028e": [{"DR": 5.4, "PHIE": 0.01, "SW": "SW 100%"}, {"DR": 0.054, "PHIE": 1.0, "SW": "SW 100%"}], "data-c7dc5cb1f04d2ddcb9721a290a088066": [{"DR": 5.4, "PHIE": 0.01, "SW": "SW 100%"}], "data-68c0cff4360d92f1d3dcafbdf5b81e91": [{"DR": 8.069, "PHIE": 0.01, "SW": "SW 80%"}, {"DR": 0.08069, "PHIE": 1.0, "SW": "SW 80%"}], "data-2e7f2af38a02a0be819322ac5a5b8608": [{"DR": 8.069, "PHIE": 0.01, "SW": "SW 80%"}], "data-8672d35ad67475c8448b70437e528005": [{"DR": 13.54, "PHIE": 0.01, "SW": "SW 60%"}, {"DR": 0.1354, "PHIE": 1.0, "SW": "SW 60%"}], "data-b8e8577e4607ef3c72255601b073f35f": [{"DR": 13.54, "PHIE": 0.01, "SW": "SW 60%"}], "data-07dd6ba6c5e464bc7dee5a7d34c8f16c": [{"DR": 28.1, "PHIE": 0.01, "SW": "SW 40%"}, {"DR": 0.281, "PHIE": 1.0, "SW": "SW 40%"}], "data-e56ff09aa35f6daf5dad6ba84b7937bf": [{"DR": 28.1, "PHIE": 0.01, "SW": "SW 40%"}], "data-21aecd33715eb5daa263d72851e702b2": [{"DR": 97.85, "PHIE": 0.01, "SW": "SW 20%"}, {"DR": 0.9785, "PHIE": 1.0, "SW": "SW 20%"}], "data-60fd254311327cd1f5373fc379f65490": [{"DR": 97.85, "PHIE": 0.01, "SW": "SW 20%"}]}}
